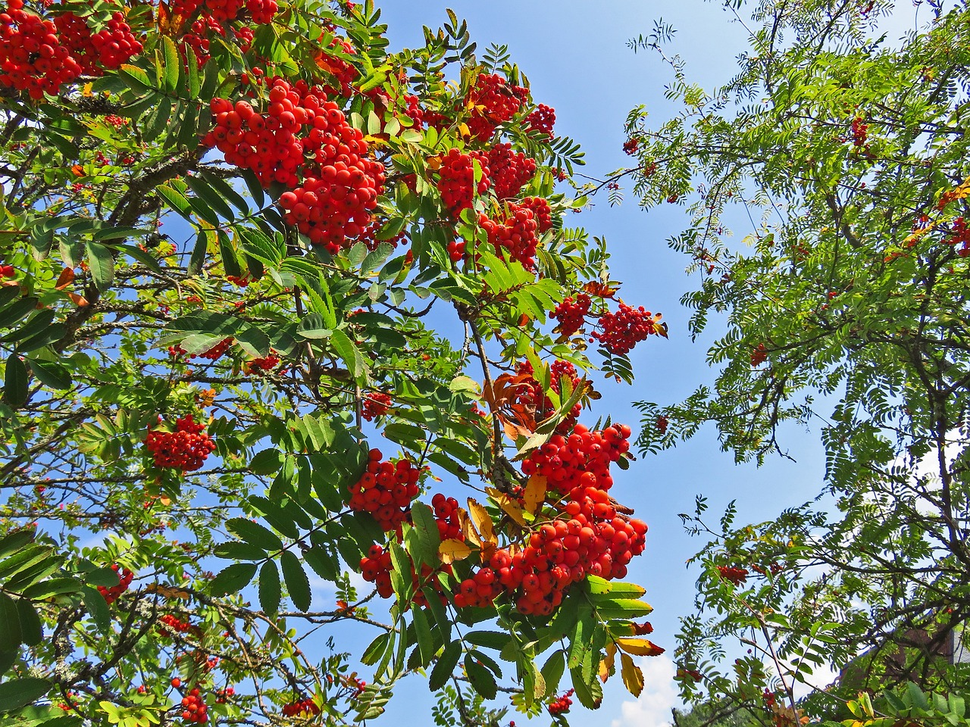
#> input picture Lab11/obraz.png, 970 x 727 px, shrunk from 1280 x 960 before the run
$ python Lab11_2.py
#> lines starting #> are read from the running program, lines starting #| are printed output that depends on the picture
from PIL import Image, ImageDraw, ImageFont, ImageColor, ImageChops
import numpy as np
from PIL import ImageOps
import matplotlib.pyplot as plt
from PIL import ImageFilter
import math

# Zad 1
image1 = Image.open('obraz.png')
#> image1 is the input picture: PIL image 970x727 RGB; mean R, G, B 116.8, 118, 94.5

image2 = image1.convert('YCbCr')
#> image2: PIL image 970x727 YCbCr; mean of channels 0, 1, 2 114.5, 116, 128.9

image2.save('obraz2.jpg')

def rgb_to_ycbcr(image):
    img_np = np.array(image)

    R = img_np[:, :, 0]
    G = img_np[:, :, 1]
    B = img_np[:, :, 2]
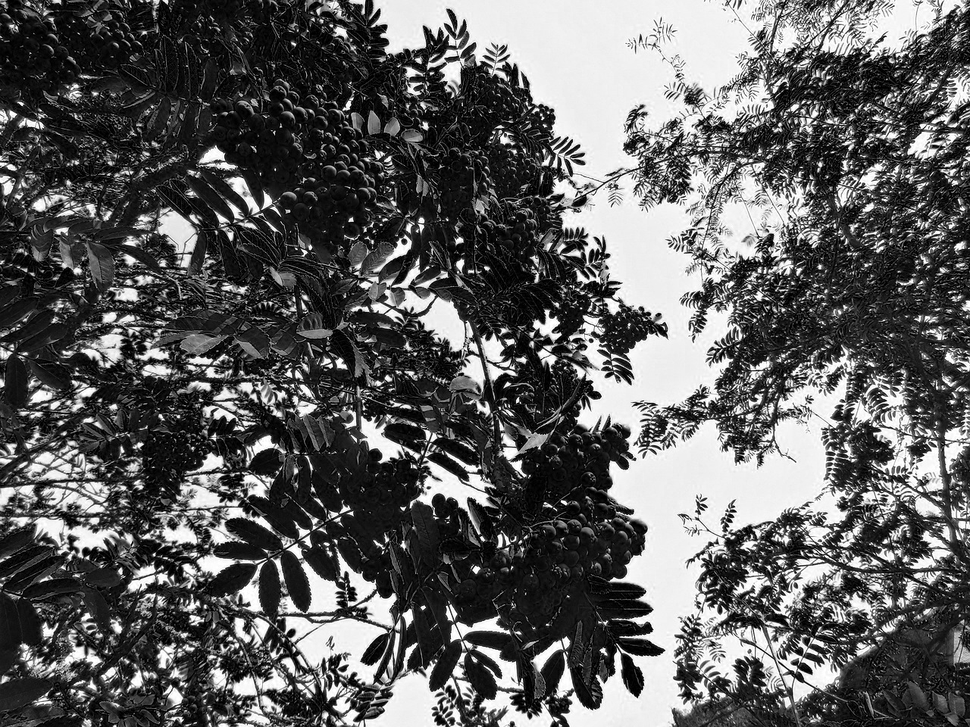
#> B: shape (727, 970); min 0, max 255, mean 94.5

    Y = 16 + (64.738 * R + 129.057 * G + 25.064 * B) / 255.
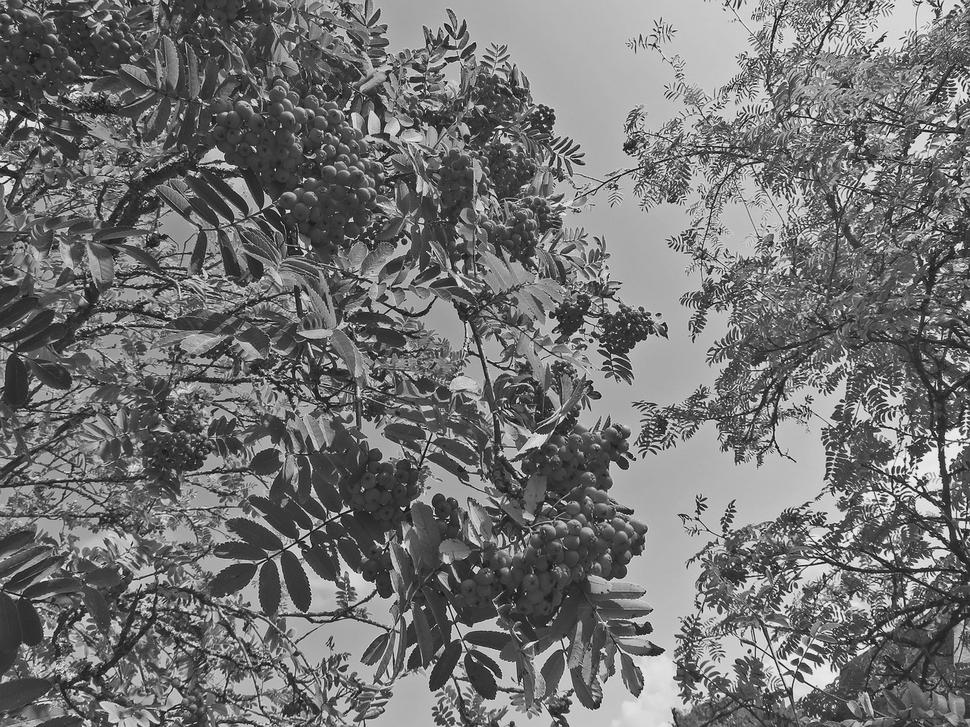
#> Y: shape (727, 970) float64; min 16, max 234.9, mean 114.7
    Cb = 128 + (-37.945 * R - 74.494 * G + 112.439 * B) / 255.
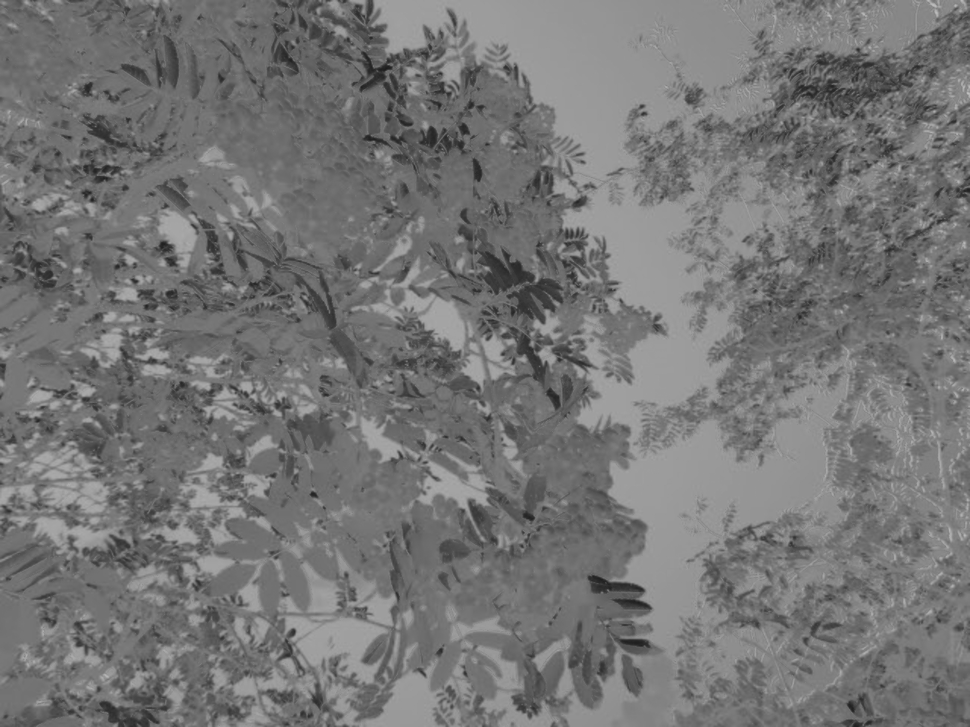
#> Cb: shape (727, 970) float64; min 28.36, max 192.4, mean 117.8
    Cr = 128 + (112.439 * R - 94.154 * G - 18.285 * B) / 255.
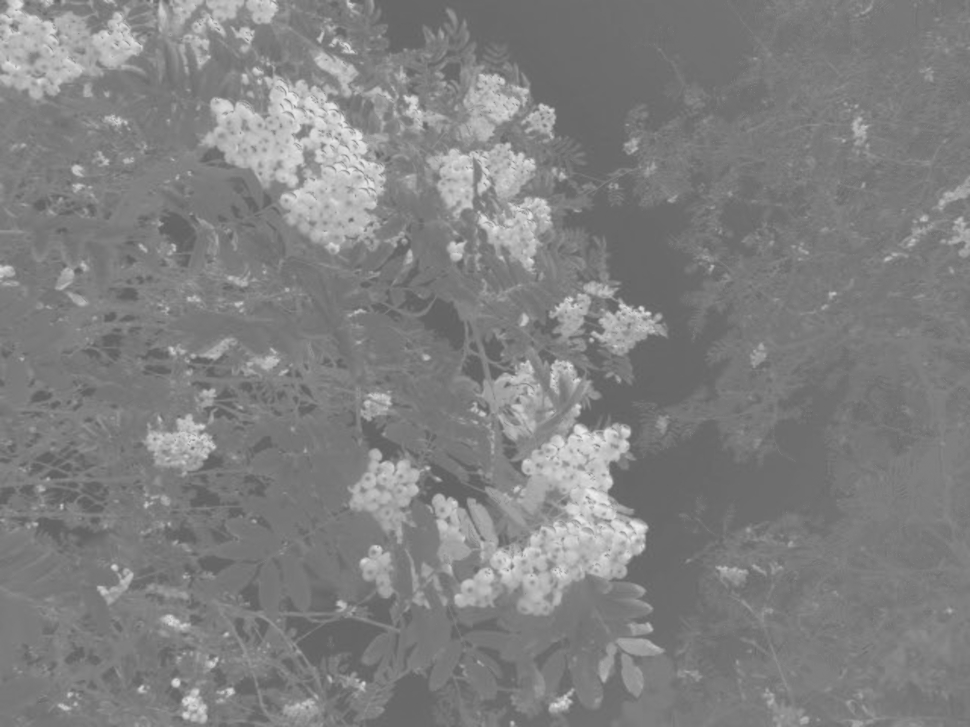
#> Cr: shape (727, 970) float64; min 94.98, max 236.1, mean 129.2

    Y = np.round(Y).astype(np.uint8)
    Cb = np.round(Cb).astype(np.uint8)
    Cr = np.round(Cr).astype(np.uint8)

    img_ycbcr = np.stack([Y, Cb, Cr], axis=-1)
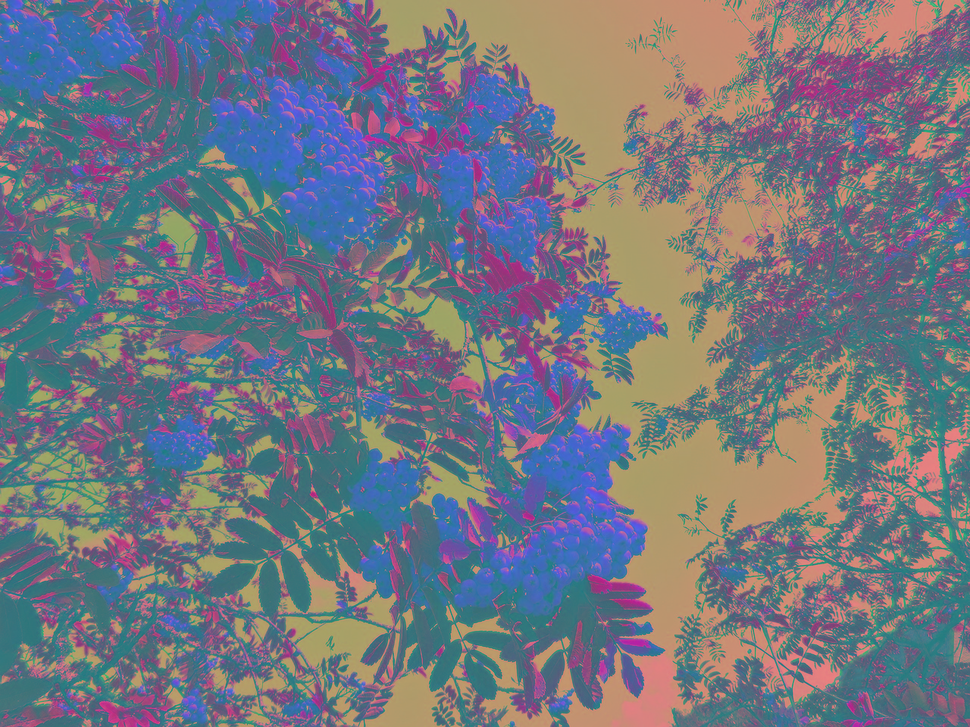
#> img_ycbcr: shape (727, 970, 3); mean of channels 0, 1, 2 114.7, 117.8, 129.2; drawn as R, G, B

    return img_ycbcr

image3_np = rgb_to_ycbcr(image1)

image3 = Image.fromarray(image3_np, mode='YCbCr')

image3.save('obraz3.jpg')

def compare_images(img1, img2):
    np_img1 = np.array(img1)
    np_img2 = np.array(img2)

    diff = np.abs(np_img1 - np_img2)
    total_diff = np.sum(diff)

    different_pixels = np.count_nonzero(diff)

    return total_diff, different_pixels

difference = ImageChops.difference(image2, image3)
#> difference: PIL image 970x727 YCbCr; mean of channels 0, 1, 2 8.09, 3.05, 2.08

difference.save('difference.jpg')

histogram = difference.histogram()
#> histogram = 768 values, max 255642 at index 513, min 0 at index 21, mean 2754.6

plt.figure(figsize=(10, 6))
plt.bar(range(len(histogram)), histogram, color='blue', alpha=0.7)
plt.title("Histogram różnic między obrazami")
plt.xlabel("Wartość różnicy pikseli (0-255)")
plt.ylabel("Liczba pikseli")
plt.grid(axis='y', linestyle='--', alpha=0.6)
plt.show()
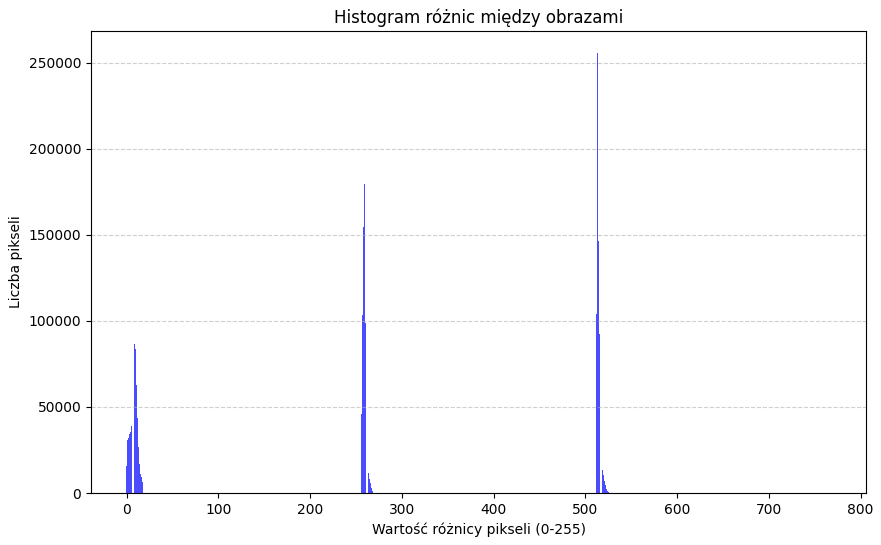
#> figure drawn by matplotlib, 1 panel; tallest bar 255642 high, from x = 512.6 to 513.4
plt.savefig('histogram.jpg')

# Zad 2
image4 = image2.convert('RGB')

image4.save('obraz4.png')

difference = ImageChops.difference(image1, image4)
#> difference: PIL image 970x727 RGB

bbox = difference.getbbox()
#> bbox = (0, 0, 970, 727)
if bbox is None:
    print("Obraz1 i Obraz4 są identyczne!")
else:
    print("Obraz1 i Obraz4 różnią się!")

    diff_array = np.array(difference)
    total_diff = np.sum(diff_array)
#> total_diff = 2691877
    different_pixels = np.count_nonzero(diff_array)
#> different_pixels = 1726791
    print(f"Całkowita różnica pikseli: {total_diff}")
#| Całkowita różnica pikseli: 2691877
    print(f"Liczba różniących się pikseli: {different_pixels}")
#| Liczba różniących się pikseli: 1726791

    difference.save('difference_image1_image4.png')

$ run again, with Lab11/messi.jpg saved as Lab11/obraz.png
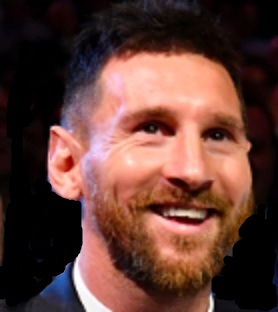
#> input picture Lab11/messi.jpg, 278 x 312 px
#> image1 is the input picture: PIL image 278x312 RGB; mean R, G, B 96.8, 61.3, 53.9
#> image2: PIL image 278x312 YCbCr; mean of channels 0, 1, 2 70.7, 118, 145.9
#> in rgb_to_ycbcr, `img_ycbcr = np.stack([Y, Cb, Cr], axis=-1)`:
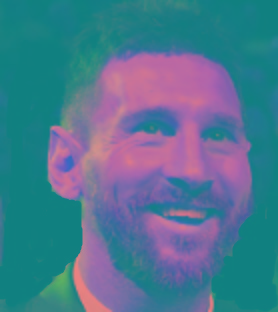
#> img_ycbcr: shape (312, 278, 3); mean of channels 0, 1, 2 76.9, 119.5, 144.2; drawn as R, G, B
#> histogram = 768 values, max 30466 at index 256, min 0 at index 21, mean 338.8
#> `plt.show()`:
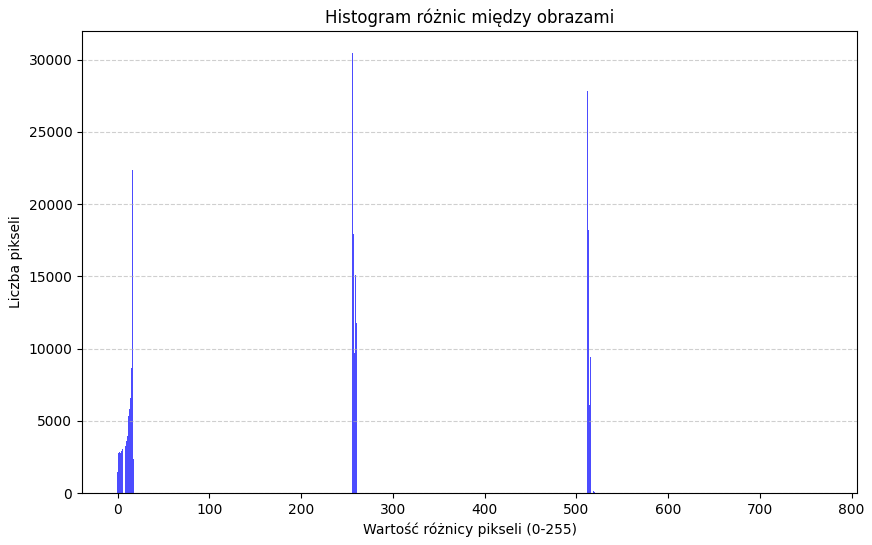
#> figure drawn by matplotlib, 1 panel; tallest bar 30466 high, from x = 255.6 to 256.4
#> bbox = (0, 0, 278, 312)
#> total_diff = 261172
#> different_pixels = 173820
#| Całkowita różnica pikseli: 261172
#| Liczba różniących się pikseli: 173820
